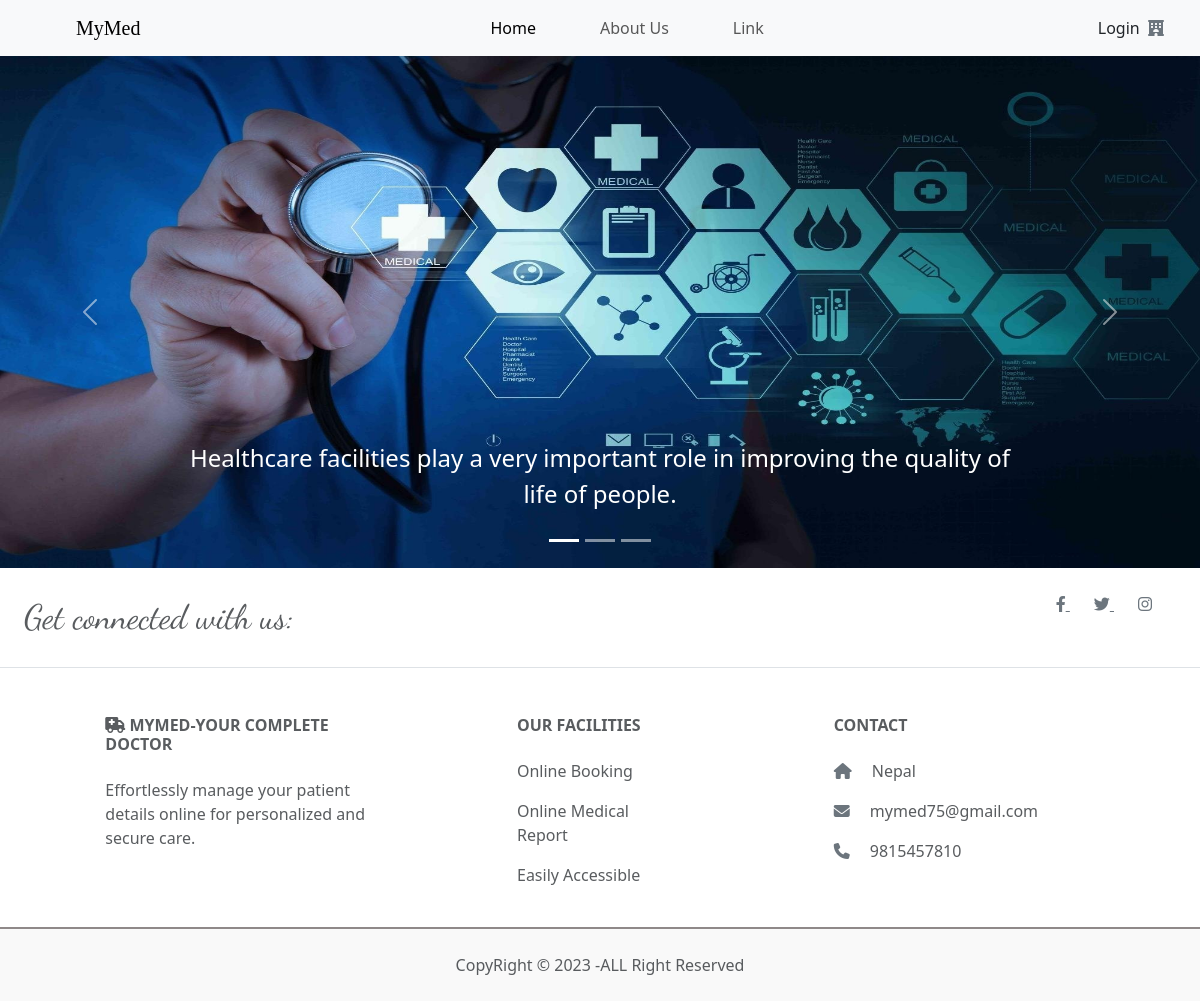
The page / on the database its author committed.
### tables this page shows
CREATE TABLE `slidertable` (
  `sliderid` int(11) NOT NULL,
  `sliderheading` varchar(255) NOT NULL,
  `sliderparagraph` varchar(255) NOT NULL,
  `sliderimage` varchar(300) NOT NULL
);

### index.php (the view, shortened to what this page needs)
<!doctype html>
<html lang="en">
  <head>
    <link href="https://cdn.jsdelivr.net/npm/bootstrap@5.3.0-alpha3/dist/css/bootstrap.min.css" rel="stylesheet">
    <link rel="stylesheet" href="https://cdnjs.cloudflare.com/ajax/libs/font-awesome/6.4.0/css/all.min.css" />
  </head>
  <body>
  <nav class="navbar navbar-expand-lg bg-body-tertiary sticky-top">
  <div class="container-fluid">
    <a class="navbar-brand pl-3" href="#" style="padding-left: 4rem;font-family: cursive;">MyMed</a>
    <div class="collapse navbar-collapse" id="navbarSupportedContent">
      <ul class="navbar-nav ms-auto mb-2 mb-lg-0">
        <li class="nav-item  px-4">
          <a class="nav-link active" aria-current="page" href="index.php">Home</a>
        </li>
        <li class="nav-item  px-4">
          <a class="nav-link" href="about.php">About Us</a>
        </li>
        <li class="nav-item  px-4">
          <a class="nav-link" href="#">Link</a>
        </li>
      </ul>
      <form class="d-flex ms-auto" >
        <span>Login  &nbsp </span>
      <a href="signuploginpage.php" class="me-4 link-secondary">
    <i class="fa-sharp fa-solid fa-hotel"></i>
</a>
      </form>
    </div>
  </div>
</nav>
  <?php
 require('connection.php');
    $sql = "SELECT * FROM slidertable";
    $result = mysqli_query($conn, $sql);
    ?>
  <div id="carouselExampleCaptions" class="carousel slide">
  <div class="carousel-indicators">
        <?php
        $i=0;
            foreach($result as $row){
                $activates='';
                if ($i==0){
                    $activates="active";
                }
                ?>
            <button type="button" data-bs-target="#carouselExampleCaptions" data-bs-slide-to=<?= $i; ?> class=<?= $activates;?> aria-current="true" aria-label="Slide 1"></button>
            <?php $i++; } ?>
  </div>
  <div class="carousel-inner">
    <?php
  $i=0;
  foreach($result as $row){
    $activates='';
    if ($i==0){
        $activates="active";
    }
    ?>
            <div class="carousel-item <?= $activates; ?>">
      <img src=<?= "Admin/sliderimages/".$row['sliderimage'] ?> class="d-block w-100 h-100" alt="...">
      <div class="carousel-caption d-none d-md-block">
        <p style="color:white; font-weight:600px!important;font-size: 24px;"><?= $row['sliderparagraph'] ?></p>
      </div>
    </div>
    <?php $i++; } ?>
  <button class="carousel-control-prev" type="button" data-bs-target="#carouselExampleCaptions" data-bs-slide="prev">
    <span class="carousel-control-prev-icon" aria-hidden="true"></span>
  </button>
  <button class="carousel-control-next" type="button" data-bs-target="#carouselExampleCaptions" data-bs-slide="next">
    <span class="carousel-control-next-icon" aria-hidden="true"></span>
  </button>
</div>
</div>
<footer class="text-center text-lg-start bg-white text-muted">
  <section class="d-flex justify-content-center justify-content-lg-between p-4 border-bottom">
    <div class="me-5 d-none d-lg-block">
      <span style="font-family: 'Dancing Script', cursive; font-size:34px;">Get connected with us:</span>
    </div>
    <div>
      <a href="https://www.facebook.com/LGICpokhara" class="me-4 link-secondary">
        <i class="fab fa-facebook-f"></i>
      </a>
      <a href="https://www.facebook.com/LGICpokhara" class="me-4 link-secondary">
        <i class="fab fa-twitter"></i>
      </a>
      <a href="https://www.facebook.com/LGICpokhara" class="me-4 link-secondary">
        <i class="fab fa-instagram"></i>
      </a>
    </div>
  </section>
  <section class="">
    <div class="container text-center text-md-start mt-5">
      <div class="row mt-3">
        <div class="col-md-3 col-lg-4 col-xl-3 mx-auto mb-4">
          <h6 class="text-uppercase fw-bold mb-4">
          <i class="fa-solid fa-truck-medical"></i>
            MyMed-Your Complete Doctor
          </h6>
          <p>
            Effortlessly manage your patient details online for personalized and secure care.
          </p>
        </div>
        <div class="col-md-2 col-lg-2 col-xl-2 mx-auto mb-4">
          <h6 class="text-uppercase fw-bold mb-4">
            Our Facilities
          </h6>
          <p>
            Online Booking
          </p>
          <p>
            Online Medical Report
          </p>
          <p>
            Easily Accessible
          </p>
        </div>
        <div class="col-md-4 col-lg-3 col-xl-3 mx-auto mb-md-0 mb-4">
          <h6 class="text-uppercase fw-bold mb-4">Contact</h6>
          <p><i class="fas fa-home me-3 text-secondary"></i> Nepal</p>
          <p>
            <i class="fas fa-envelope me-3 text-secondary"></i>
            mymed75@gmail.com
          </p>
          <p><i class="fas fa-phone me-3 text-secondary"></i> 9815457810</p>
        </div>
      </div>
    </div>
  </section>
  <div class="text-center p-4" style="background-color: rgba(0, 0, 0, 0.025); border-top:2px solid rgb(143, 137, 137); ">
  CopyRight &copy; <?php echo date("Y")?> -ALL Right Reserved
  </div>
</footer>
  </body>
</html>

### index.php (style rules this page uses)
.carousel-item { height: 32rem; background: #777; color: white; }
.carousel-inner { padding-bottom: 0px; }

### rows shown on the page
slidertable: sliderimage (picture), sliderparagraph "Healthcare facilities play a very important role in improving the quality of life of people."
